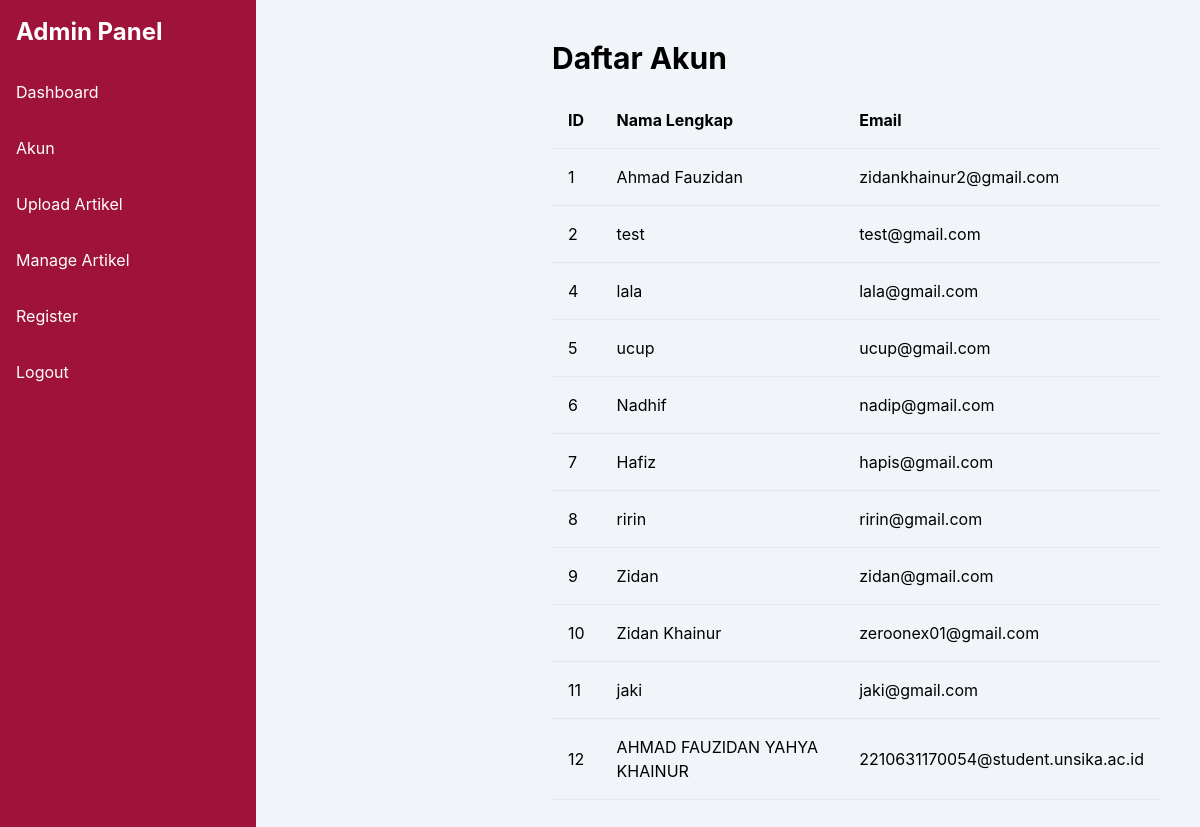
/admin/akun.php, run on the app's committed database.
### tables this page shows
CREATE TABLE `users` (
  `id` int NOT NULL,
  `fullname` varchar(255) NOT NULL,
  `email` varchar(255) NOT NULL,
  `password` varchar(255) NOT NULL
);

### admin/akun.php (the view, shortened to what this page needs)
<?php
include 'config.php';
$sql = "SELECT id, fullname, email FROM users";
$result = $conn->query($sql);
?>
<!DOCTYPE html>
<html lang="en">
<head>
    <link href="/pbw/build/assets/css/output.css" rel="stylesheet">
</head>
<body class="flex">
    <?php include 'sidebar.php'; ?>
    <div class="flex-1 flex flex-col lg:pl-64">
        <main class="p-10 flex-1">
            <h2 class="text-3xl font-bold mb-4">Daftar Akun</h2>
            <table class="w-full text-left border-collapse">
                <thead>
                    <tr>
                        <th class="border-b p-4">ID</th>
                        <th class="border-b p-4">Nama Lengkap</th>
                        <th class="border-b p-4">Email</th>
                    </tr>
                </thead>
                <tbody>
                    <?php
                    if ($result->num_rows > 0) {
                        while($row = $result->fetch_assoc()) {
                            echo "<tr>";
                            echo "<td class='border-b p-4'>" . $row["id"] . "</td>";
                            echo "<td class='border-b p-4'>" . $row["fullname"] . "</td>";
                            echo "<td class='border-b p-4'>" . $row["email"] . "</td>";
                            echo "</tr>";
                        }
                    } else {
                        echo "<tr><td colspan='3' class='border-b p-4 text-center'>No users found</td></tr>";
                    }
                    ?>
                </tbody>
            </table>
        </main>
    </div>
</body>
</html>

### admin/sidebar.php (shortened to what this page needs)
<aside class="sidebar w-64 bg-rose-800 text-white min-h-screen fixed lg:relative z-10 transition-transform duration-300 lg:translate-x-0">
    <div class="p-4 flex justify-between items-center">
        <h1 class="text-2xl font-bold">Admin Panel</h1>
    </div>
    <nav>
        <ul>
            <li><a href="admin_dashboard.php" class="block p-4 hover:bg-rose-900">Dashboard</a></li>
            <li><a href="akun.php" class="block p-4 hover:bg-rose-900">Akun</a></li>
            <li><a href="upload_artikel.php" class="block p-4 hover:bg-rose-900">Upload Artikel</a></li>
            <li><a href="manage_artikel.php" class="block p-4 hover:bg-rose-900">Manage Artikel</a></li>
            <li><a href="register.php" class="block p-4 hover:bg-rose-900">Register</a></li>
            <li><a href="logout.php" class="block p-4 hover:bg-rose-900">Logout</a></li>
        </ul>
    </nav>
</aside>

### data on the page
users: id "1", fullname "Ahmad Fauzidan", email "zidankhainur2@gmail.com"
users: id "2", fullname "test", email "test@gmail.com"
users: id "4", fullname "lala", email "lala@gmail.com"
users: id "5", fullname "ucup", email "ucup@gmail.com"
users: id "6", fullname "Nadhif", email "nadip@gmail.com"
users: id "7", fullname "Hafiz", email "hapis@gmail.com"
users: id "8", fullname "ririn", email "ririn@gmail.com"
users: id "9", fullname "Zidan", email "zidan@gmail.com"
users: id "10", fullname "Zidan Khainur", email "zeroonex01@gmail.com"
users: id "11", fullname "jaki", email "jaki@gmail.com"
users: id "12", fullname "AHMAD FAUZIDAN YAHYA KHAINUR", email "2210631170054@student.unsika.ac.id"
